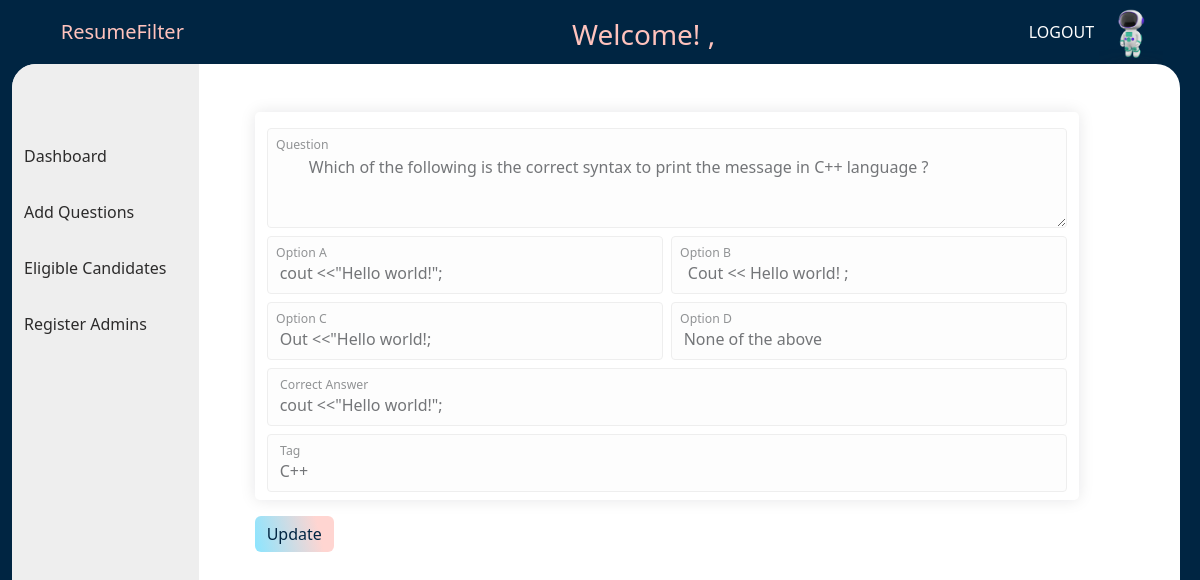
/questions/edit/28, run on the app's committed database.
### adminPortal/models.py (models this page shows)
class Question(models.Model):
    question = models.TextField()
    optionA = models.TextField()
    optionB = models.TextField()
    optionC = models.TextField()
    optionD = models.TextField()
    correctOption = models.TextField()
    tag = models.TextField()

### adminPortal/views.py (the view, shortened to what this page needs)
# urls.py: path('questions/edit/<qid>', views.editQuestion, name='index'),
def editQuestion(request, qid):
    if(request.method == "GET"):
        question_details = Question.objects.get(id = qid)
        return render(request, 'adminPortal/editQuestions.html', {'ques_details' : question_details})

### templates/adminPortal/editQuestions.html (shortened to what this page needs)
<!DOCTYPE html>
{% extends 'adminPortal/baseAdmin.html' %}
{% load static %}
{% block header_block %}
<link rel="stylesheet" href="{% static 'css/adminPortal/addQuestions.css' %}" />
{% endblock %}
{% block body_block %}
<form class="form-container border rounded-3 border-info p-3 m-5"
  method="POST"
  action="/questions/edit/{{ques_details.id}}"
>
  <div class="section row g-2 border rounded-3 border-3 border-primary p-2 m-2">
    <div class="form-floating question col-12">
      <textarea
        class="form-control"
        placeholder="Question"
        id="floatingTextarea2"
        style="height: 100px"
        name="question"
      > {{ques_details.question}}</textarea>
      <label for="floatingTextarea2">Question</label>
    </div>
    <div class="form-floating option A col-6">
      <input
        type="text"
        class="form-control"
        id="floatingInput"
        placeholder="Option A"
        value = "{{ques_details.optionA}}"
        name="optionA"
      />
      <label for="floatingInput">Option A</label>
    </div>
    <div class="form-floating option B col-6">
      <input
        type="text"
        class="form-control"
        id="floatingInput"
        placeholder="Option B"
        name="optionB"
        value = "{{ques_details.optionB}}"
      />
      <label for="floatingInput">Option B</label>
    </div>
    <div class="form-floating option C col-6">
      <input
        type="text"
        class="form-control"
        id="floatingInput"
        placeholder="Option C"
        name="optionC"
        value = "{{ques_details.optionC}}"
      />
      <label for="floatingInput">Option C</label>
    </div>
    <div class="form-floating option D col-6">
      <input
        type="text"
        class="form-control"
        id="floatingInput"
        placeholder="Option D"
        name="optionD"
        value = "{{ques_details.optionD}}"
      />
      <label for="floatingInput">Option D</label>
    </div>
    <div class="col-12">
      <div class="form-floating correct-answer ">
      <input
        type="text"
        class="form-control"
        id="floatingInput"
        placeholder="Correct Answer"
        name="correctOption"
        value = "{{ques_details.correctOption}}"
      />
      <label for="floatingTextarea2">Correct Answer</label>
    </div>
    </div>
    <div class="col-12">
      <div class="form-floating option A ">
      <input
        type="text"
        class="form-control"
        id="floatingInput"
        placeholder="Tag"
        name="tag"
        value = "{{ques_details.tag}}"
      />
      <label for="floatingInput">Tag</label>
    </div>
    </div>
  </div>
  <div class="bottom-section">
    <button type="submit" class="btn btn-primary m-2" onclick="successMessage()">Update</button>
  </div>
</form>
{% endblock %}

### static/css/adminPortal/baseAdmin.css (style rules this page uses)
:root { --baseColor: #002542; --bgcolor1: #ffc3bd; --bgcolor2: #eeeeee; --hoverColor: #4a8abb; }

### static/css/adminPortal/addQuestions.css (style rules this page uses)
:root { --baseColor: #002542; --bgcolor1: #ffc3bd; --bgcolor2: #eeeeee; --hoverColor: #4a8abb; }
.correct-answer { display: flex; justify-content: space-between; }
.form-container { width: 70vw; }
.bottom-section { display: flex; justify-content: space-between; }
.btn-primary { color: var(--baseColor); background: linear-gradient(256.01deg, #ffd5d1 20.88%, #8be5ff 100.05%); border: none; border-radius: 6px; }
.border-primary { border: none; box-shadow: rgba(17, 17, 26, 0.1) 0px 0px 16px; }
.border-info { border: none !important; }
.rounded-3 { border: none !important; }
.p-3 { padding: 0 !important; }
.m-5 { margin: 3rem 0 0 3rem; }
.form-control, .form-select { color: #2d3135a9; background-color: #f6f5f536; background-clip: padding-box; border: 0.05rem solid var(--bgcolor2); }
label, .form-select { font-size: 0.9rem; color: #2d3135cc; }

### data on the page
Question: question "Which of the following is the correct syntax to print the message in C++ language ?", optionA "cout <<\"Hello world!\";", optionB "Cout << Hello world! ;", optionC "Out <<\"Hello world!;", optionD "None of the above", correctOption "cout <<\"Hello world!\";", tag "C++"
